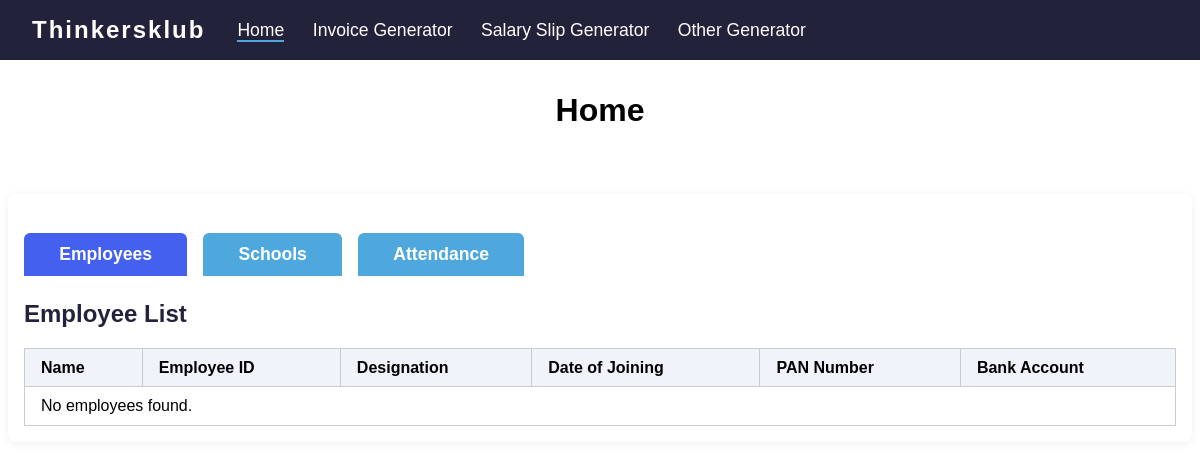
Before: / with the older database file.
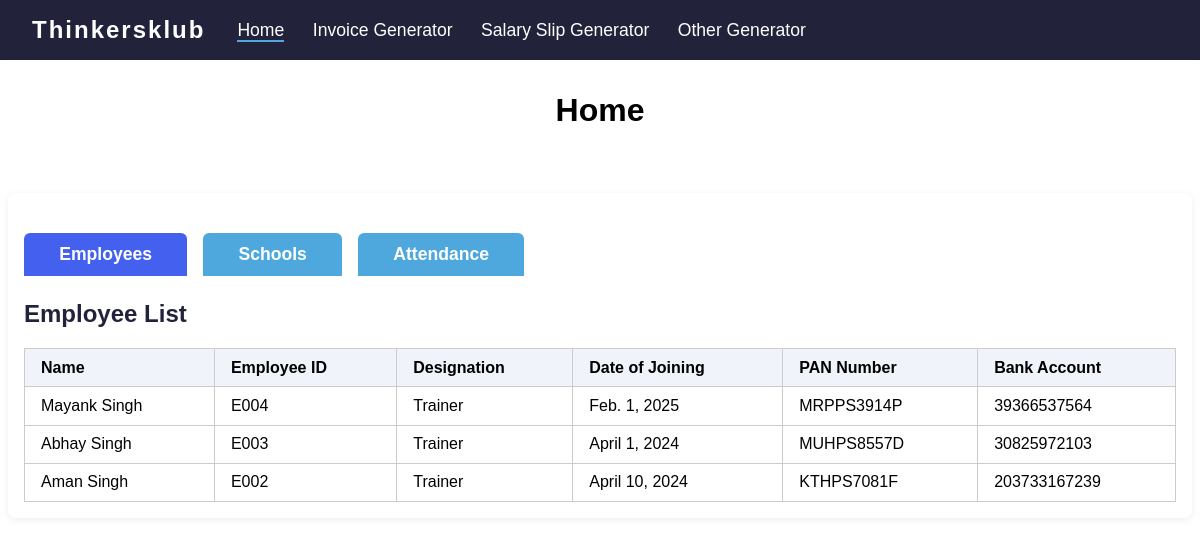
After: the same page with the newer database file.
### generators/models.py (models this page shows, shortened)
class Employee(models.Model):
    name = models.CharField(max_length=255)
    employee_id = models.CharField(max_length=50, unique=True)
    designation = models.CharField(max_length=100)
    date_of_joining = models.DateField()
    pan_number = models.CharField(max_length=20, blank=True)
    bank_account = models.CharField(max_length=50, blank=True)
    basic_salary = models.DecimalField(max_digits=10, decimal_places=2, default=0)

### generators/views.py (the view)
# urls.py: path('', views.home, name='home'),
def home(request):
    employees = Employee.objects.all()
    schools = School.objects.all()
    attendances = EmployeeAttendance.objects.select_related('employee').all().order_by('-year', '-month')
    return render(request, 'generators/home.html', {
        'employees': employees,
        'schools': schools,
        'attendances': attendances,
    })

### generators/templates/generators/home.html (shortened to what this page needs)
<!DOCTYPE html>
<html lang="en">
<head>
</head>
<body>
    <header>
        <span class="logo">Thinkersklub</span>
        <nav>
            <a href="/" id="nav-home" class="active">Home</a>
            <a href="/invoice/" id="nav-invoice">Invoice Generator</a>
            <a href="/salary-slip/" id="nav-salary">Salary Slip Generator</a>
            <a href="#" id="nav-other" onclick="showForm('other');return false;">Other Generator</a>
        </nav>
    </header>
    <div class="container">
        <div class="header">Home</div>
        <div class="tab-container">
            <div class="tab-buttons">
                <button class="tab-btn active" onclick="showTab('employee')">Employees</button>
                <button class="tab-btn" onclick="showTab('school')">Schools</button>
                <button class="tab-btn" onclick="showTab('attendance')">Attendance</button>
            </div>
            <div class="tab-content" id="employee-tab">
                <h2>Employee List</h2>
                <table class="data-table">
                    <thead>
                        <tr>
                            <th>Name</th>
                            <th>Employee ID</th>
                            <th>Designation</th>
                            <th>Date of Joining</th>
                            <th>PAN Number</th>
                            <th>Bank Account</th>
                        </tr>
                    </thead>
                    <tbody>
                        {% for emp in employees %}
                        <tr>
                            <td>{{ emp.name }}</td>
                            <td>{{ emp.employee_id }}</td>
                            <td>{{ emp.designation }}</td>
                            <td>{{ emp.date_of_joining }}</td>
                            <td>{{ emp.pan_number }}</td>
                            <td>{{ emp.bank_account }}</td>
                        </tr>
                        {% empty %}
                        <tr><td colspan="6">No employees found.</td></tr>
                        {% endfor %}
                    </tbody>
                </table>
            </div>
        </div>
    </div>
</body>
</html>

### generators/templates/generators/home.html (style rules this page uses)
body { font-family: Arial, sans-serif; margin: 0; padding: 0; background: #f4f6fa; min-height: 100vh; }
header { background: #22223b; color: #fff; padding: 1rem 2rem; display: flex; align-items: center; }
.logo { font-size: 1.5rem; font-weight: bold; letter-spacing: 2px; }
nav { margin-left: 2rem; }
nav a { color: #fff; text-decoration: none; margin-right: 1.5rem; font-size: 1.1rem; }
nav a.active, nav a:hover { border-bottom: 2px solid #4ea8de; }
.container { width: 100vw; max-width: none; min-height: 100vh; margin: 0; background: #fff; padding: 2rem 0; border-radius: 0; box-shadow: 0 2px 8px #0001; display: flex; flex-direction: column; justify-content: flex-start; }
h2 { color: #22223b; }
button { margin-top: 1.5rem; padding: 0.7rem 2rem; background: #4ea8de; color: #fff; border: none; border-radius: 4px; font-size: 1rem; cursor: pointer; }
.header { text-align: center; font-size: 2rem; font-weight: 700; margin-bottom: 2rem; }
.tab-container { width: 96vw; max-width: 1400px; margin: 2rem auto; background: #fff; border-radius: 8px; box-shadow: 0 2px 8px #0001; padding: 2rem; }
.tab-buttons { display: flex; gap: 1rem; margin-bottom: 1.5rem; }
.tab-btn { background: #4ea8de; color: #fff; border: none; border-radius: 6px 6px 0 0; padding: 0.7rem 2.2rem; font-size: 1.1rem; font-weight: 600; cursor: pointer; transition: background 0.2s; }
.tab-btn.active, .tab-btn:hover { background: #4361ee; }
.tab-content { display: block; }
.data-table { width: 100%; border-collapse: collapse; margin-top: 1rem; }
.data-table th, .data-table td { border: 1px solid #ccc; padding: 0.6rem 1rem; text-align: left; }
.data-table th { background: #f0f4fa; }
@media (max-width: 1200px) { .tab-container { max-width: 99vw; padding: 1rem; } }

Changed rows visible on the page:
added Employee: name "Mayank Singh", employee_id "E004", designation "Trainer", date_of_joining "Feb. 1, 2025", pan_number "MRPPS3914P", bank_account "39366537564"
added Employee: name "Abhay Singh", employee_id "E003", designation "Trainer", date_of_joining "April 1, 2024", pan_number "MUHPS8557D", bank_account "30825972103"
added Employee: name "Aman Singh", employee_id "E002", designation "Trainer", date_of_joining "April 10, 2024", pan_number "KTHPS7081F", bank_account "203733167239"
Other visible differences:
text no longer shown: "No employees found."
